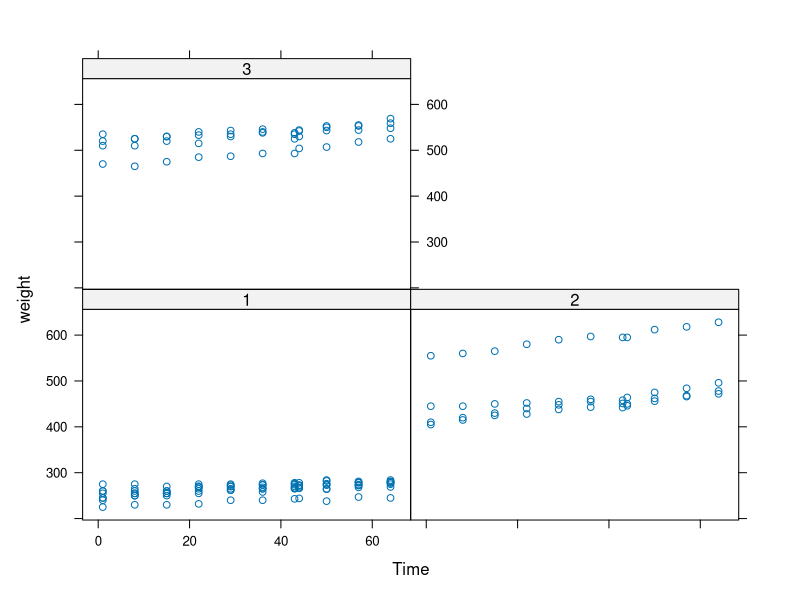
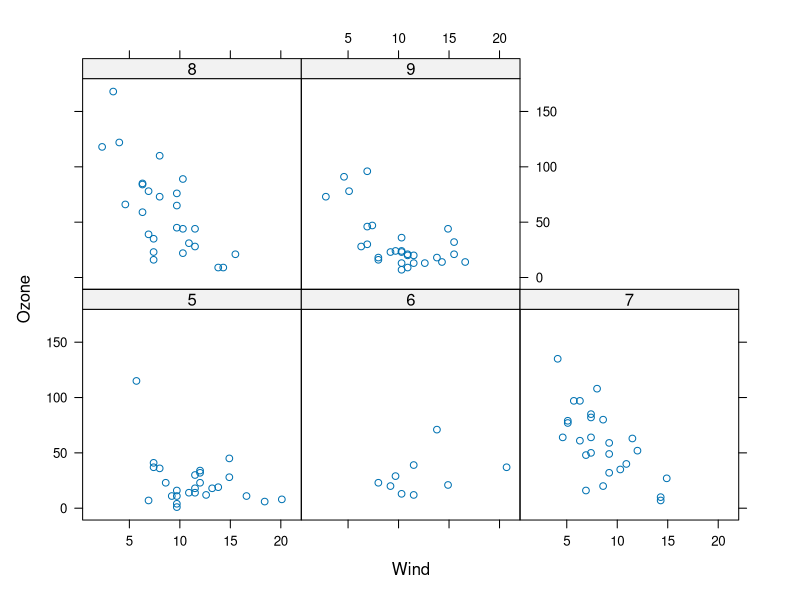
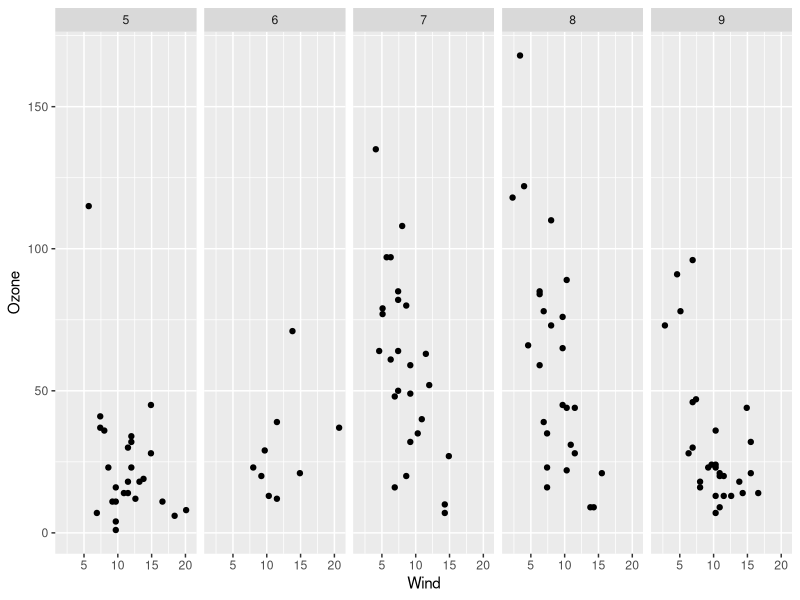

The R script that drew these images, in order: (Note: this script raises an error after producing the figures.)
## ---- chunk 1
library(nlme)
library(lattice)
xyplot(weight ~ Time | Diet, BodyWeight)
## ---- chunk 2
library(lattice)
library(datasets)
data(airquality)
p <- xyplot(Ozone ~ Wind | factor(Month), data = airquality)
print(p)
## ---- chunk 3
library(datasets)
library(ggplot2)
data(airquality)
airquality = transform(airquality, Month = factor(Month))
qplot(Wind, Ozone, data = airquality, facets = . ~ Month)
## ---- chunk 4
library(ggplot2)
qplot(votes, rating, data = movies) + geom_smooth()
